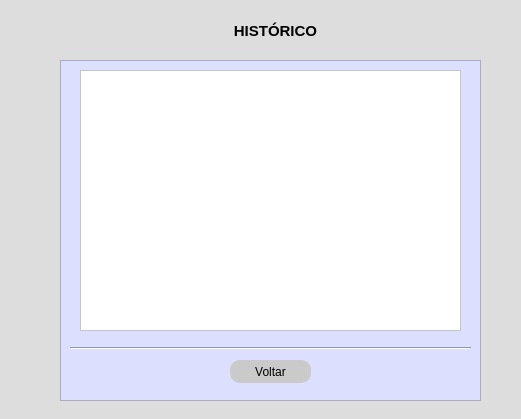
<?xml version="1.0" encoding="UTF-8"?>
<ui version="4.0">
 <class>Form</class>
 <widget class="QWidget" name="Form">
  <property name="geometry">
   <rect>
    <x>0</x>
    <y>0</y>
    <width>521</width>
    <height>419</height>
   </rect>
  </property>
  <property name="windowTitle">
   <string>Form</string>
  </property>
  <property name="styleSheet">
   <string notr="true">background-color: rgb(221, 221, 221);</string>
  </property>
  <widget class="QFrame" name="frame">
   <property name="geometry">
    <rect>
     <x>60</x>
     <y>60</y>
     <width>421</width>
     <height>341</height>
    </rect>
   </property>
   <property name="styleSheet">
    <string notr="true">background-color: rgb(235, 255, 234);
background-color: rgb(221, 223, 255);</string>
   </property>
   <property name="frameShape">
    <enum>QFrame::StyledPanel</enum>
   </property>
   <property name="frameShadow">
    <enum>QFrame::Raised</enum>
   </property>
   <widget class="Line" name="line_2">
    <property name="geometry">
     <rect>
      <x>10</x>
      <y>280</y>
      <width>401</width>
      <height>16</height>
     </rect>
    </property>
    <property name="orientation">
     <enum>Qt::Horizontal</enum>
    </property>
   </widget>
   <widget class="QPushButton" name="btn_voltar">
    <property name="geometry">
     <rect>
      <x>170</x>
      <y>300</y>
      <width>81</width>
      <height>23</height>
     </rect>
    </property>
    <property name="cursor">
     <cursorShape>PointingHandCursor</cursorShape>
    </property>
    <property name="styleSheet">
     <string notr="true">QPushButton{
	color: rgb(0, 0, 0);
	background-color: rgb(202, 202, 202);
border-radius: 10px;
}

QPushButton:hover{
background-color: rgb(122, 122, 122);
color: rgb(255, 255, 255);

}</string>
    </property>
    <property name="text">
     <string>Voltar</string>
    </property>
   </widget>
   <widget class="QTextBrowser" name="txt_historico">
    <property name="geometry">
     <rect>
      <x>20</x>
      <y>10</y>
      <width>381</width>
      <height>261</height>
     </rect>
    </property>
    <property name="styleSheet">
     <string notr="true">background-color: rgb(255, 255, 255);</string>
    </property>
    <property name="html">
     <string>&lt;!DOCTYPE HTML PUBLIC &quot;-//W3C//DTD HTML 4.0//EN&quot; &quot;http://www.w3.org/TR/REC-html40/strict.dtd&quot;&gt;
&lt;html&gt;&lt;head&gt;&lt;meta name=&quot;qrichtext&quot; content=&quot;1&quot; /&gt;&lt;style type=&quot;text/css&quot;&gt;
p, li { white-space: pre-wrap; }
&lt;/style&gt;&lt;/head&gt;&lt;body style=&quot; font-family:'MS Shell Dlg 2'; font-size:8.25pt; font-weight:400; font-style:normal;&quot;&gt;
&lt;p style=&quot;-qt-paragraph-type:empty; margin-top:0px; margin-bottom:0px; margin-left:0px; margin-right:0px; -qt-block-indent:0; text-indent:0px;&quot;&gt;&lt;br /&gt;&lt;/p&gt;&lt;/body&gt;&lt;/html&gt;</string>
    </property>
   </widget>
  </widget>
  <widget class="QLabel" name="label">
   <property name="geometry">
    <rect>
     <x>220</x>
     <y>20</y>
     <width>111</width>
     <height>21</height>
    </rect>
   </property>
   <property name="font">
    <font>
     <pointsize>11</pointsize>
     <weight>75</weight>
     <bold>true</bold>
    </font>
   </property>
   <property name="cursor">
    <cursorShape>ArrowCursor</cursorShape>
   </property>
   <property name="text">
    <string>HISTÓRICO</string>
   </property>
   <property name="alignment">
    <set>Qt::AlignCenter</set>
   </property>
  </widget>
 </widget>
 <resources/>
 <connections/>
</ui>
